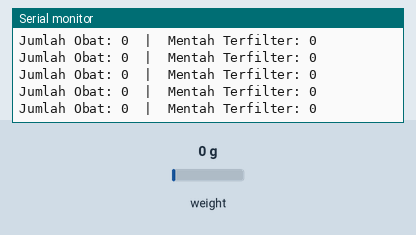
Simulated run of this sketch. Board: Arduino Uno, built with avr-gcc and run on an emulated ATmega328P. On the bench: the last lines printed to the serial monitor. The test bench sets the inputs (shaded band); at power-on: weight on the scale 0 g.

Above: at 4.2 s.
4.3 s: weight on the scale set to 1250 g
At 4.46 s:
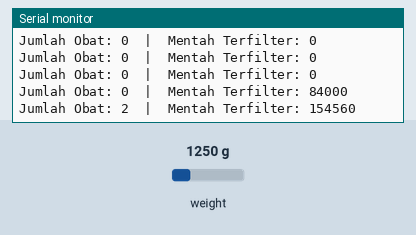
7.3 s: weight on the scale set to 100 g
At 7.3 s:
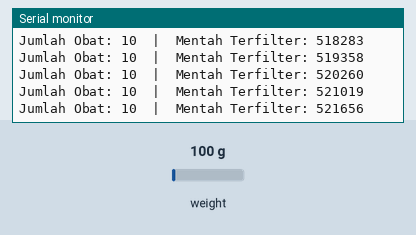
Timing chart, 0 to 10.3 s (numbered marks = the images above; inputs shaded):
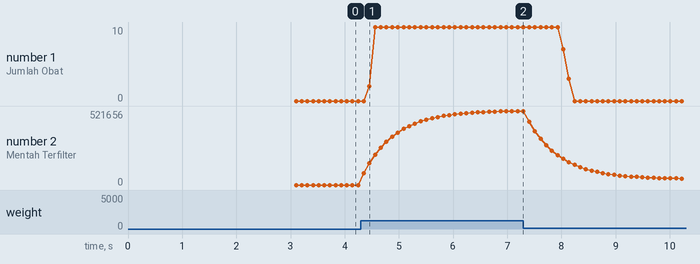

The sketch:

Program_Pengukuran_KNN_Jamak_Final.ino
```cpp
#include "HX711.h"

HX711 scale;

// --- [KONFIGURASI] Tentukan nilai K di sini ---
// K harus berupa angka ganjil (misal: 3, 5, 7) untuk menghindari hasil seri.
#define K_VALUE 7

// --- Kelas Filter EMA ---
class EMAFilter {
private:
  float alpha, last_ema;
  bool has_run;
public:
  EMAFilter(float a)
    : alpha(a), last_ema(0.0f), has_run(false) {}
  float filter(float val) {
    if (!has_run) {
      last_ema = val;
      has_run = true;
    }
    last_ema = (alpha * val) + ((1.0 - alpha) * last_ema);
    return last_ema;
  }
};

// --- Struktur Data KNN ---
const int SAMPEL_PER_KELAS = 11;
struct KNNDataPoint {
  int jumlah_obat;
  long nilai_mentah[SAMPEL_PER_KELAS];
};

// --- Parameter Sistem ---
EMAFilter raw_filter(0.16);

// --- Dataset Kalibrasi Jamak Anda ---
const int JUMLAH_KELAS = 11;
const KNNDataPoint knn_dataset_original[JUMLAH_KELAS] = {
  { 0, { 291972, 292115, 292259, 292402, 292546, 292690, 292833, 292977, 293120, 293264, 293408 } },
  { 1, { 296034, 296210, 296386, 296562, 296738, 296915, 297091, 297267, 297443, 297619, 297796 } },
  { 2, { 303138, 303248, 303359, 303470, 303581, 303692, 303802, 303913, 304024, 304135, 304246 } },
  { 3, { 306738, 306867, 306997, 307126, 307256, 307386, 307515, 307645, 307774, 307904, 308034 } },
  { 4, { 315180, 315317, 315455, 315593, 315731, 315869, 316006, 316144, 316282, 316420, 316558 } },
  { 5, { 321728, 321819, 321910, 322001, 322092, 322184, 322275, 322366, 322457, 322548, 322640 } },
  { 6, { 326017, 326114, 326212, 326310, 326408, 326506, 326603, 326701, 326799, 326897, 326995 } },
  { 7, { 332156, 332267, 332379, 332490, 332602, 332714, 332825, 332937, 333048, 333160, 333272 } },
  { 8, { 338589, 338760, 338931, 339102, 339273, 339445, 339616, 339787, 339958, 340129, 340301 } },
  { 9, { 346162, 346333, 346504, 346675, 346846, 347018, 347189, 347360, 347531, 347702, 347874 } },
  { 10, { 349361, 349488, 349615, 349742, 349869, 349997, 350124, 350251, 350378, 350505, 350633 } }
};

// Array untuk menyimpan dataset yang telah disesuaikan dengan drift
KNNDataPoint knn_dataset_adjusted[JUMLAH_KELAS];

void setup() {
  Serial.begin(115200);
  Serial.println("Inisialisasi Sistem Pengukuran KNN Jamak (Final)...");
  scale.begin(13, 14);

  // Koreksi Drift Dinamis saat Startup
  long original_zero_raw = knn_dataset_original[0].nilai_mentah[2];  // Gunakan titik tengah sebagai referensi
  long current_zero_raw = scale.read_average(30);
  long drift_offset = (current_zero_raw - original_zero_raw) / 2;

  // Buat dataset baru yang telah disesuaikan di dalam memori
  for (int i = 0; i < JUMLAH_KELAS; i++) {
    knn_dataset_adjusted[i].jumlah_obat = knn_dataset_original[i].jumlah_obat;
    for (int j = 0; j < SAMPEL_PER_KELAS; j++) {
      knn_dataset_adjusted[i].nilai_mentah[j] = knn_dataset_original[i].nilai_mentah[j] + drift_offset;
    }
  }

  raw_filter.filter(current_zero_raw);
  Serial.println("Sistem siap.");
}

void loop() {
  float filtered_raw = raw_filter.filter(scale.read());

  // --- Implementasi Algoritma K-Nearest Neighbors (KNN) ---

  // 1. Temukan K tetangga terdekat dari total 130 titik data
  long nearest_distances[K_VALUE];
  int nearest_classes[K_VALUE];

  for (int i = 0; i < K_VALUE; i++) {
    nearest_distances[i] = LONG_MAX;
  }

  for (int i = 0; i < JUMLAH_KELAS; i++) {
    for (int j = 0; j < SAMPEL_PER_KELAS; j++) {
      long distance = abs(long(filtered_raw) - knn_dataset_adjusted[i].nilai_mentah[j]);

      for (int k = 0; k < K_VALUE; k++) {
        if (distance < nearest_distances[k]) {
          for (int m = K_VALUE - 1; m > k; m--) {
            nearest_distances[m] = nearest_distances[m - 1];
            nearest_classes[m] = nearest_classes[m - 1];
          }
          nearest_distances[k] = distance;
          nearest_classes[k] = knn_dataset_adjusted[i].jumlah_obat;
          break;
        }
      }
    }
  }

  // 2. Lakukan Pemungutan Suara Mayoritas (Majority Vote)
  int votes[JUMLAH_KELAS] = { 0 };
  for (int i = 0; i < K_VALUE; i++) {
    votes[nearest_classes[i]]++;
  }

  int max_votes = 0;
  int pill_count = 0;
  for (int i = 0; i < JUMLAH_KELAS; i++) {
    if (votes[i] > max_votes) {
      max_votes = votes[i];
      pill_count = i;
    }
  }

  // Tampilkan hasil akhir
  Serial.print("Jumlah Obat: ");
  Serial.print(pill_count);
  Serial.print("  |  Mentah Terfilter: ");
  Serial.println(long(filtered_raw));

  delay(1);
}
```

Measured:
- after the input at 4.3 s, the serial monitor: prints a new line after 0.05 s (image 1)
- plotted number 1: 0 → 10 after the input at 4.3 s
- plotted number 2: 0 → 521656 after the input at 4.3 s, 521656 → 42002 after the input at 7.3 s
